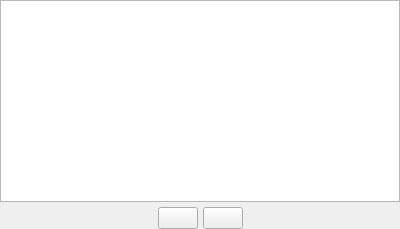
<?xml version="1.0" encoding="UTF-8"?>
<ui version="4.0">
 <class>FacesSelectionForm</class>
 <widget class="QWidget" name="FacesSelectionForm">
  <property name="geometry">
   <rect>
    <x>0</x>
    <y>0</y>
    <width>400</width>
    <height>229</height>
   </rect>
  </property>
  <property name="sizePolicy">
   <sizepolicy hsizetype="Fixed" vsizetype="Fixed">
    <horstretch>0</horstretch>
    <verstretch>0</verstretch>
   </sizepolicy>
  </property>
  <property name="windowTitle">
   <string>Form</string>
  </property>
  <layout class="QGridLayout">
   <property name="margin">
    <number>0</number>
   </property>
   <item row="0" column="0">
    <layout class="QVBoxLayout">
     <item>
      <widget class="QTableView" name="tableView">
       <property name="autoFillBackground">
        <bool>false</bool>
       </property>
      </widget>
     </item>
     <item>
      <layout class="QHBoxLayout">
       <item>
        <spacer>
         <property name="orientation">
          <enum>Qt::Horizontal</enum>
         </property>
         <property name="sizeHint" stdset="0">
          <size>
           <width>20</width>
           <height>20</height>
          </size>
         </property>
        </spacer>
       </item>
       <item>
        <widget class="QPushButton" name="pushButtonAdd">
         <property name="text">
          <string/>
         </property>
         <property name="icon">
          <iconset resource="resources_pages.qrc">
           <normaloff>:/new/prefix1/icons/22x22/add.png</normaloff>:/new/prefix1/icons/22x22/add.png</iconset>
         </property>
        </widget>
       </item>
       <item>
        <widget class="QPushButton" name="pushButtonDelete">
         <property name="text">
          <string/>
         </property>
         <property name="icon">
          <iconset resource="resources_pages.qrc">
           <normaloff>:/new/prefix1/icons/22x22/remove.png</normaloff>:/new/prefix1/icons/22x22/remove.png</iconset>
         </property>
        </widget>
       </item>
       <item>
        <spacer>
         <property name="orientation">
          <enum>Qt::Horizontal</enum>
         </property>
         <property name="sizeHint" stdset="0">
          <size>
           <width>16</width>
           <height>16</height>
          </size>
         </property>
        </spacer>
       </item>
      </layout>
     </item>
    </layout>
   </item>
  </layout>
 </widget>
 <layoutdefault spacing="5" margin="10"/>
 <layoutfunction spacing="spacing" margin="margin"/>
 <resources>
  <include location="resources_pages.qrc"/>
 </resources>
 <connections/>
 <designerdata>
  <property name="gridDeltaX">
   <number>10</number>
  </property>
  <property name="gridDeltaY">
   <number>10</number>
  </property>
  <property name="gridSnapX">
   <bool>true</bool>
  </property>
  <property name="gridSnapY">
   <bool>true</bool>
  </property>
  <property name="gridVisible">
   <bool>true</bool>
  </property>
 </designerdata>
</ui>
